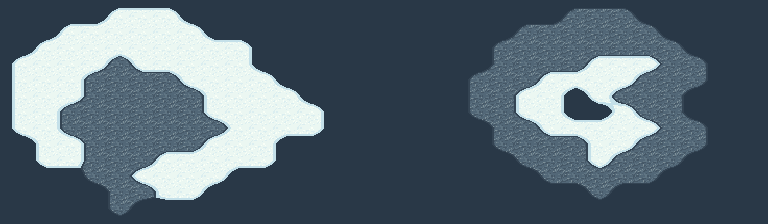

This game map was drawn from its Tiled (.tmx) file and the tilesets committed beside it. A one-line description and the full map source follow:
An orthogonal 32x14 tile map with 24x16 px tiles, 2 tile layers (雪岸与岩屿 · 摆放示例, 空白练习层).

<map version="1.10" orientation="orthogonal" renderorder="right-down" width="32" height="14" tilewidth="24" tileheight="16" infinite="0" nextlayerid="3" nextobjectid="1" backgroundcolor="#293847">
  <tileset firstgid="1" source="tiles.tsx" />
  <layer id="1" name="雪岸与岩屿 · 摆放示例" width="32" height="14">
    <data encoding="csv">
0,0,0,0,3,4,4,1,0,0,0,0,0,0,0,0,0,0,0,0,0,0,0,6,8,8,2,0,0,0,0,0,
0,0,3,4,13,40,40,31,1,0,0,0,0,0,0,0,0,0,0,0,0,6,8,26,80,80,62,2,0,0,0,0,
0,3,13,40,40,40,40,40,31,4,1,0,0,0,0,0,0,0,0,0,6,26,80,80,80,80,80,62,2,0,0,0,
3,13,40,40,43,41,40,40,40,40,28,0,0,0,0,0,0,0,0,0,24,80,80,80,77,76,76,79,62,2,0,0,
12,40,40,43,53,71,44,41,40,40,31,1,0,0,0,0,0,0,0,6,26,80,77,76,67,40,43,53,80,56,0,0,
12,40,40,52,80,80,80,71,41,40,40,31,1,0,0,0,0,0,0,24,80,77,67,37,39,43,53,80,74,54,0,0,
12,40,43,53,80,80,80,80,68,40,40,40,31,1,0,0,0,0,0,24,80,68,40,28,9,48,79,80,56,0,0,0,
12,40,52,80,80,80,80,80,71,41,40,40,40,28,0,0,0,0,0,18,78,71,41,31,4,13,49,79,62,2,0,0,
9,39,49,79,80,80,80,80,77,67,40,37,36,27,0,0,0,0,0,0,24,80,71,44,41,40,43,53,80,56,0,0,
0,12,40,52,80,80,77,76,67,40,40,28,0,0,0,0,0,0,0,0,18,78,80,80,68,43,53,80,74,54,0,0,
0,9,36,51,80,77,67,40,40,37,36,27,0,0,0,0,0,0,0,0,0,18,78,80,71,53,80,74,54,0,0,0,
0,0,0,18,78,71,41,40,37,27,0,0,0,0,0,0,0,0,0,0,0,0,18,72,78,74,72,54,0,0,0,0,
0,0,0,0,24,74,63,36,27,0,0,0,0,0,0,0,0,0,0,0,0,0,0,0,18,54,0,0,0,0,0,0,
0,0,0,0,18,54,0,0,0,0,0,0,0,0,0,0,0,0,0,0,0,0,0,0,0,0,0,0,0,0,0,0
</data>
  </layer>
  <layer id="2" name="空白练习层" width="32" height="14">
    <data encoding="csv">
0,0,0,0,0,0,0,0,0,0,0,0,0,0,0,0,0,0,0,0,0,0,0,0,0,0,0,0,0,0,0,0,
0,0,0,0,0,0,0,0,0,0,0,0,0,0,0,0,0,0,0,0,0,0,0,0,0,0,0,0,0,0,0,0,
0,0,0,0,0,0,0,0,0,0,0,0,0,0,0,0,0,0,0,0,0,0,0,0,0,0,0,0,0,0,0,0,
0,0,0,0,0,0,0,0,0,0,0,0,0,0,0,0,0,0,0,0,0,0,0,0,0,0,0,0,0,0,0,0,
0,0,0,0,0,0,0,0,0,0,0,0,0,0,0,0,0,0,0,0,0,0,0,0,0,0,0,0,0,0,0,0,
0,0,0,0,0,0,0,0,0,0,0,0,0,0,0,0,0,0,0,0,0,0,0,0,0,0,0,0,0,0,0,0,
0,0,0,0,0,0,0,0,0,0,0,0,0,0,0,0,0,0,0,0,0,0,0,0,0,0,0,0,0,0,0,0,
0,0,0,0,0,0,0,0,0,0,0,0,0,0,0,0,0,0,0,0,0,0,0,0,0,0,0,0,0,0,0,0,
0,0,0,0,0,0,0,0,0,0,0,0,0,0,0,0,0,0,0,0,0,0,0,0,0,0,0,0,0,0,0,0,
0,0,0,0,0,0,0,0,0,0,0,0,0,0,0,0,0,0,0,0,0,0,0,0,0,0,0,0,0,0,0,0,
0,0,0,0,0,0,0,0,0,0,0,0,0,0,0,0,0,0,0,0,0,0,0,0,0,0,0,0,0,0,0,0,
0,0,0,0,0,0,0,0,0,0,0,0,0,0,0,0,0,0,0,0,0,0,0,0,0,0,0,0,0,0,0,0,
0,0,0,0,0,0,0,0,0,0,0,0,0,0,0,0,0,0,0,0,0,0,0,0,0,0,0,0,0,0,0,0,
0,0,0,0,0,0,0,0,0,0,0,0,0,0,0,0,0,0,0,0,0,0,0,0,0,0,0,0,0,0,0,0
</data>
  </layer>
</map>
